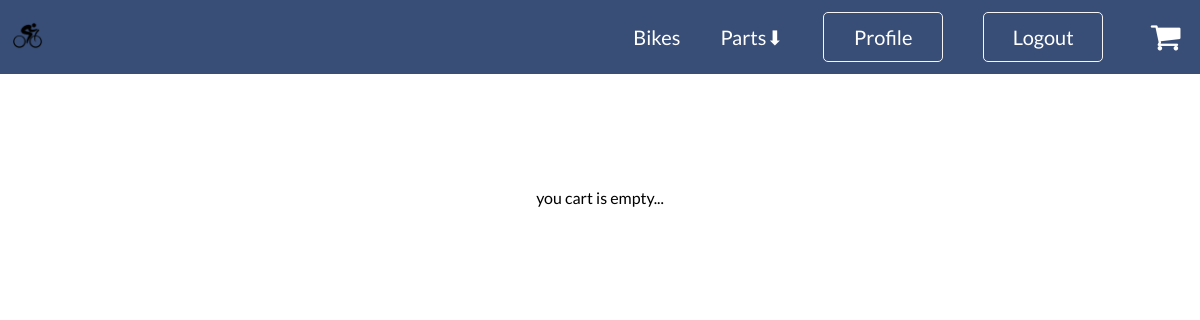
/cart/address/6/summary/ (signed in), run on an earlier commit of the app's database.
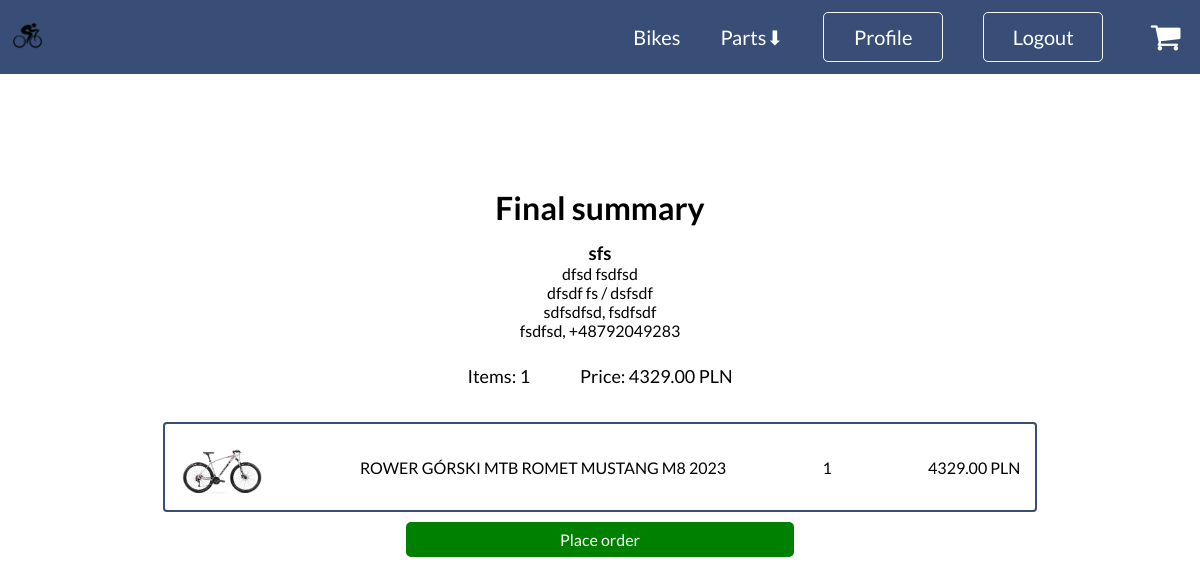
And on a later commit of the database.
### users/models.py (models this page shows, shortened)
class Address(models.Model):
    name = models.CharField(max_length=50, unique=True)
    first_name = models.CharField(max_length=30)
    last_name = models.CharField(max_length=30)
    street = models.CharField(max_length=100)
    house = models.CharField(max_length=10)
    apartment = models.CharField(max_length=10, blank=True, null=True)
    postal_code = models.CharField(max_length=10)
    city = models.CharField(max_length=50)
    country = models.CharField(max_length=20)
    phone = PhoneNumberField(unique=True)
    user = models.ForeignKey(User, on_delete=models.CASCADE)

### shop/models.py (models this page shows, shortened)
class Cart(models.Model):
    user = models.ForeignKey(User, on_delete=models.CASCADE)
    total_items = models.PositiveIntegerField(default=0)
    total_price = models.DecimalField(max_digits=10, decimal_places=2, default=0)

class CartedItem(models.Model):
    product = models.ForeignKey(Product, on_delete=models.CASCADE)
    cart = models.ForeignKey(Cart, on_delete=models.CASCADE)
    quantity = models.PositiveIntegerField(default=1)

class Product(models.Model):
    title = models.CharField(max_length=100, unique=True)
    description = models.TextField()
    price = models.DecimalField(max_digits=10, decimal_places=2)
    category = models.ForeignKey(Category, on_delete=models.CASCADE)
    image = models.ImageField(upload_to=upload_to_path)
    class Meta:
        verbose_name_plural = 'Product'

### shop/views.py (the view, shortened to what this page needs)
# urls.py: path('cart/address/<int:pk>/summary/', SummaryView.as_view(), name='summary'),
class SummaryView(LoginRequiredMixin, UserPassesTestMixin, DetailView):
    model = Cart
    template_name = 'shop/summary.html'
    context_object_name = 'cart'
    def get_object(self):
        user = self.request.user
        cart = Cart.objects.filter(user=user).first()
        if not cart:
            return redirect('shop:home')
        return cart
    def test_func(self):
        user = self.request.user
        address_id = self.kwargs['pk']
        return Address.objects.filter(id=address_id, user=user).exists()
    def get_context_data(self, **kwargs):
        context = super().get_context_data(**kwargs)
        cart = self.object
        carted_items = CartedItem.objects.filter(cart=cart)
        address_id = self.kwargs['pk']
        address = get_object_or_404(Address, id=address_id)
        context['address'] = address
        context['carted_items'] = carted_items
        context['total_items'] = cart.total_items
        context['total_price'] = cart.total_price
        return context

### shop/context_processors.py (called while the page is built)
def products(request):
    categories = Category.objects.exclude(name="Bikes")
    bikes_category = Category.objects.get(name="Bikes")
    return {'categories': categories, 'bikes_category': bikes_category}

### shop/models.py (called while the page is built)
    def get_absolute_url(self):
        return reverse('shop:product-list', args=[self.name.lower()])

### templates/shop/summary.html
{% extends "base.html" %}
{% load static %}
{% block content %}
<div class="cart">
    <div class="cart">
        {% if carted_items %}
            <h1 style="margin-bottom: 15px;">Final summary</h1>
            <h3>{{ address.name }}</h3>
            <p>{{ address.first_name }} {{ address.last_name }}</p>
            <p>{{ address.street }} {{ address.house }} {% if address.apartment%}/ {{ address.apartment }} {% endif %}</p>
            <p>{{ address.city }}, {{ address.postal_code }}</p>
            <p>{{ address.country }}, {{ address.phone }}</p>
            <div class="cart-summary">
                <p>Items: {{ total_items }}</p>
                <p>Price: {{ total_price }} PLN</p>
            </div>
            <ul>
                {% for item in carted_items %}
                    <li>
                        <div class="cart-element">
                            <img src="{{ item.product.image.url }}" alt="">
                            <p>{{ item.product.title }}</p>
                            <p>{{ item.quantity }}</p>
                            <p>{{item.product.price}} PLN</p>
                        </div>
                    </li>
                {% endfor %}
            </ul>
            <a class="info-btn" href="{% url 'shop:order' pk=address.id %}" style="background-color: green; width: 40%; margin: auto;">Place order</a>
        {% else %}
            <p>you cart is empty...</p>
        {% endif %}
    </div>
</div>
{% endblock content %}

What changed in the data, as far as the page shows it:
now on this page (row unchanged): Address: name "sfs", first_name "dfsd", last_name "fsdfsd", street "dfsdf", house "fs", apartment "dsfsdf", city "sdfsdfsd", postal_code "fsdfsdf", country "fsdfsd", phone "+48792049283"
now on this page (row edited): Cart: total_price "4329.00"
added CartedItem: product.image (picture), product "ROWER GÓRSKI MTB ROMET MUSTANG M8 2023", quantity "1", product.price "4329.00"
Also different on the page:
{{ total_items }}: (not shown) → "1"
text no longer shown: "you cart is empty..."
text now shown: "Final summary / , , Items: Price: PLN Place order"
